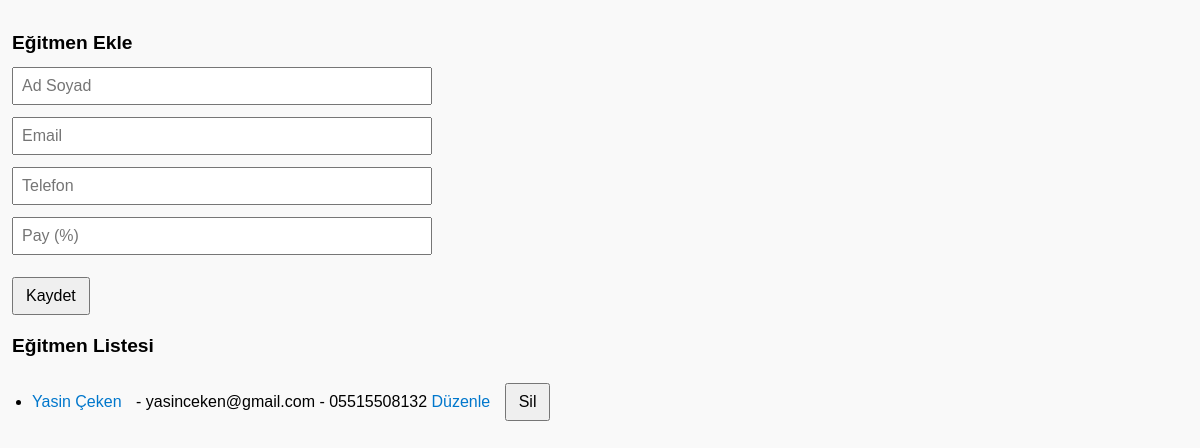
The page /trainers on the database its author committed.
### tables this page shows
CREATE TABLE trainers (
    id INTEGER PRIMARY KEY AUTOINCREMENT,
    name TEXT NOT NULL,
    specialty TEXT,
    phone TEXT,
    email TEXT
, share_percent REAL);

### app.py (the view)
@app.route('/trainers')
def show_trainers():
    conn = get_db_connection()
    trainers = conn.execute('SELECT * FROM trainers').fetchall()
    conn.close()
    return render_template('trainers.html', trainers=trainers)

### app.py (called while the page is built)
def get_db_connection():
    conn = sqlite3.connect('database.db')
    conn.row_factory = sqlite3.Row
    return conn

### templates/trainers.html (shortened to what this page needs)
<!DOCTYPE html>
<html>
<head>
</head>
<body>
    <h1>Eğitmen Ekle</h1>
    <form action="/add_trainer" method="POST">
    <input type="text" name="name" placeholder="Ad Soyad"><br>
    <input type="email" name="email" placeholder="Email"><br>
    <input type="text" name="phone" placeholder="Telefon"><br>
    <input type="number" step="0.01" name="share_percent" placeholder="Pay (%)"><br>
    <button type="submit">Kaydet</button>
    </form>
    <h2>Eğitmen Listesi</h2>
<ul>
    {% for trainer in trainers %}
        <li>
            <a href="/trainer/{{ trainer['id'] }}">{{ trainer['name'] }}</a> - {{ trainer['email'] }} - {{ trainer['phone'] }}
            <a href="/edit_trainer/{{ trainer['id'] }}">Düzenle</a>
            <form action="/delete_trainer/{{ trainer['id'] }}" method="POST" style="display:inline;">
                <button type="submit">Sil</button>
            </form>
        </li>
    {% endfor %}
</ul>
</body>
</html>

### templates/trainers.html (style rules this page uses)
body { font-family: sans-serif; padding: 12px; margin: 0; background-color: #f9f9f9; }
h1, h2, h3 { font-size: 1.2em; margin-top: 20px; }
ul { padding-left: 20px; }
li { margin-bottom: 10px; line-height: 1.4; }
a { display: inline-block; margin-right: 10px; color: #0077cc; text-decoration: none; }
button { padding: 8px 12px; font-size: 1em; margin-top: 10px; }
input, textarea, select { width: 100%; max-width: 400px; padding: 8px; margin-bottom: 12px; font-size: 1em; }

### rows shown on the page
trainers: name "Yasin Çeken", email "yasinceken@gmail.com", phone "05515508132"
